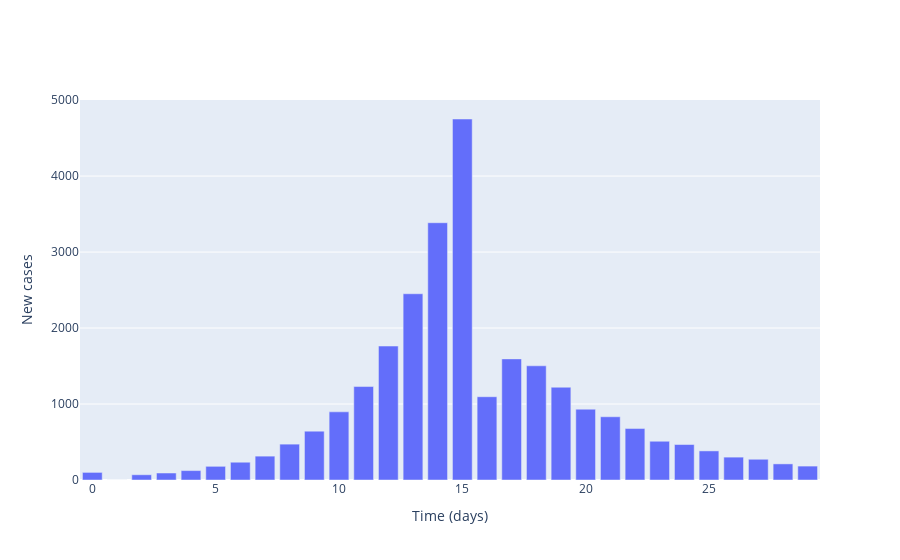

The notebook cell this image was saved under:
### Markdown cell above
## Plot local incidence numbers

### Code cell
# Plot (bar chart cases each day)
fig = go.Figure()

# Plot of incidences
fig.add_trace(
    go.Bar(
        x=times,
        y=cases,
        name='Incidences'
    )
)

# Add axis labels
fig.update_layout(
    xaxis_title='Time (days)',
    yaxis_title='New cases'
)

fig.show()

### Figure 1 — Plotly figure (JSON) as saved in the notebook; plotly's stock layout.template omitted (floating-point values rounded to 4 significant figures)
{"data": [{"name": "Incidences", "type": "bar", "x": [0, 1, 2, 3, 4, 5, 6, 7, 8, 9, 10, 11, 12, 13, 14, 15, 16, 17, 18, 19, 20, 21, 22, 23, 24, 25, 26, 27, 28, 29], "y": [100, 0, 69, 92, 124, 180, 234, 314, 472, 643, 897, 1230, 1763, 2451, 3386, 4751, 1096, 1594, 1503, 1221, 932, 832, 677, 510, 467, 383, 301, 273, 212, 183]}], "layout": {"xaxis": {"title": {"text": "Time (days)"}}, "yaxis": {"title": {"text": "New cases"}}}}
